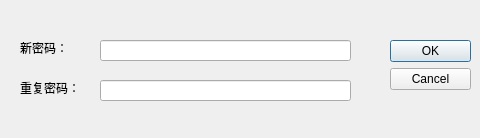
<?xml version="1.0" encoding="UTF-8"?>
<ui version="4.0">
 <class>ChangePasswordBord</class>
 <widget class="QDialog" name="ChangePasswordBord">
  <property name="geometry">
   <rect>
    <x>0</x>
    <y>0</y>
    <width>480</width>
    <height>138</height>
   </rect>
  </property>
  <property name="windowTitle">
   <string>Dialog</string>
  </property>
  <widget class="QDialogButtonBox" name="buttonBox">
   <property name="geometry">
    <rect>
     <x>390</x>
     <y>40</y>
     <width>81</width>
     <height>621</height>
    </rect>
   </property>
   <property name="orientation">
    <enum>Qt::Vertical</enum>
   </property>
   <property name="standardButtons">
    <set>QDialogButtonBox::Cancel|QDialogButtonBox::Ok</set>
   </property>
  </widget>
  <widget class="QLabel" name="label">
   <property name="geometry">
    <rect>
     <x>20</x>
     <y>40</y>
     <width>59</width>
     <height>16</height>
    </rect>
   </property>
   <property name="text">
    <string>新密码：</string>
   </property>
  </widget>
  <widget class="QLabel" name="label_2">
   <property name="geometry">
    <rect>
     <x>20</x>
     <y>80</y>
     <width>59</width>
     <height>16</height>
    </rect>
   </property>
   <property name="text">
    <string>重复密码：</string>
   </property>
  </widget>
  <widget class="QLineEdit" name="tf_newpass">
   <property name="geometry">
    <rect>
     <x>100</x>
     <y>40</y>
     <width>251</width>
     <height>21</height>
    </rect>
   </property>
  </widget>
  <widget class="QLineEdit" name="tf_renewpass">
   <property name="geometry">
    <rect>
     <x>100</x>
     <y>80</y>
     <width>251</width>
     <height>21</height>
    </rect>
   </property>
  </widget>
 </widget>
 <resources/>
 <connections>
  <connection>
   <sender>buttonBox</sender>
   <signal>accepted()</signal>
   <receiver>ChangePasswordBord</receiver>
   <slot>accept()</slot>
   <hints>
    <hint type="sourcelabel">
     <x>248</x>
     <y>254</y>
    </hint>
    <hint type="destinationlabel">
     <x>157</x>
     <y>274</y>
    </hint>
   </hints>
  </connection>
  <connection>
   <sender>buttonBox</sender>
   <signal>rejected()</signal>
   <receiver>ChangePasswordBord</receiver>
   <slot>reject()</slot>
   <hints>
    <hint type="sourcelabel">
     <x>316</x>
     <y>260</y>
    </hint>
    <hint type="destinationlabel">
     <x>286</x>
     <y>274</y>
    </hint>
   </hints>
  </connection>
 </connections>
</ui>
